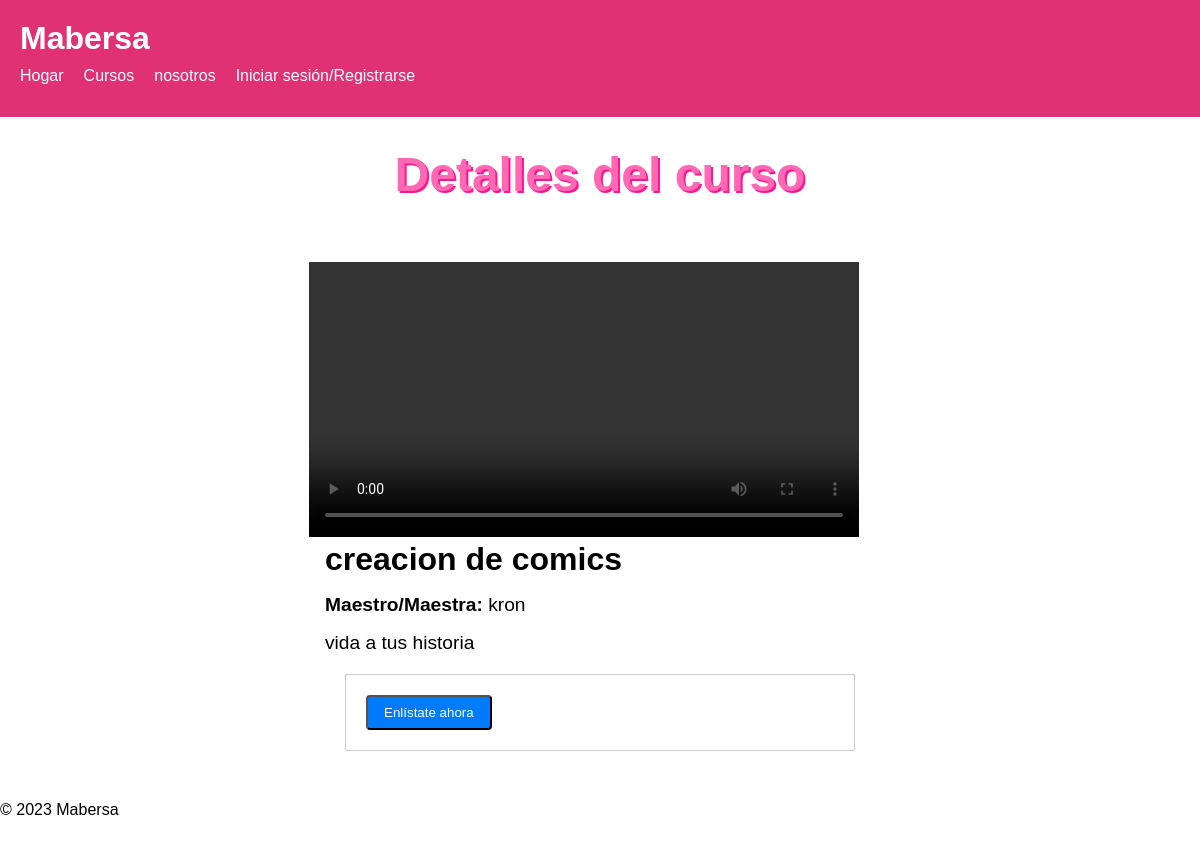
Page /course.php?c_id=8 on the earlier database version.
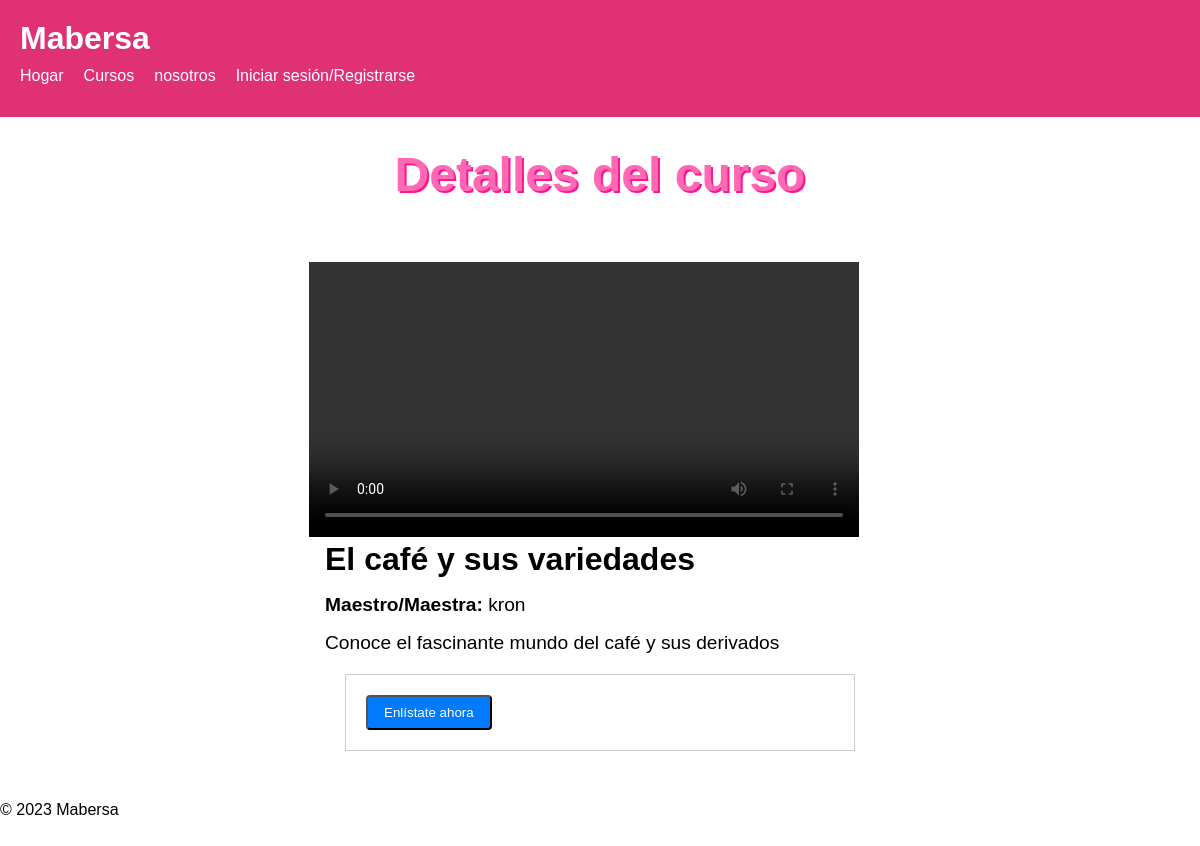
Same page on the later database version.
### tables this page shows
CREATE TABLE `courses` (
  `c_id` int(11) NOT NULL,
  `t_id` int(11) NOT NULL,
  `course_name` varchar(255) NOT NULL,
  `course_description` text DEFAULT NULL,
  `video` varchar(255) DEFAULT NULL,
  `image` varchar(255) DEFAULT NULL,
  `timestamp` timestamp NOT NULL DEFAULT current_timestamp(),
  `approved` tinyint(1) DEFAULT 0
);

### course.php (the view, shortened to what this page needs)
<?php
require_once('db_conn.php');
$show = $info = '';
if (isset($_REQUEST['c_id'])) {
    $c_id = mysqli_real_escape_string($conn,$_REQUEST['c_id']);
    $sql = "SELECT * FROM courses WHERE `c_id` = '$c_id'";
    $result = mysqli_query($conn, $sql);
    $row = mysqli_fetch_assoc($result);
    if (mysqli_num_rows($result) > 0) {
        $t_id = $row['t_id'];
        $sql1 = "SELECT * FROM `users` WHERE `u_id` = '$t_id'";
        $result1 = mysqli_query($conn,$sql1);
        $row1 = mysqli_fetch_assoc($result1);
        $enrolled = false;
        $show .= '<div class="course-container">
            <div class="video-container">
                <video src="./'.$row['video'].'" controls></video>
            </div>
            <div class="course-info">
                <h2>'.$row['course_name'].'</h2>
                <p><b>Maestro/Maestra:</b> '.$row1['name'].'</p>
                <p>'.nl2br($row['course_description']).'</p>';
        if ($enrolled) {
            $show .= '<div class="course-actions">
                <form method="POST" action="">
                    <input type="hidden" name="cancel" value="'.$row['c_id'].'">
                    <button type="submit" class="cancel-btn">Cancelar inscripción</button>
                </form>
            </div>';
        } else {
            $show .= '<div class="course-actions">
                <form method="POST" action="">
                    <input type="hidden" name="enroll" value="'.$row['c_id'].'">
                    <button type="submit" class="enroll-btn">Enlístate ahora</button>
                </form>
            </div>';
        }
        $show .= '</div></div>';
    } else {
        $show = "<div class='error'>No se encontraron cursos.</div>";
    }
}
?>
<!DOCTYPE html>
<html>
<head>
    <link rel="stylesheet" type="text/css" href="./assets/css/style.css">
</head>
<body>
    <?php include('header.php'); ?>
    <main>
        <h1 class="page-title">Detalles del curso</h1>
        <?php echo $show; ?>
    </main>
    <?php include('footer.php'); ?>
</body>
</html>

Differences in the rows shown:
changed courses: course_name "creacion de comics" → "El café y sus variedades"; course_description "vida a tus historia" → "Conoce el fascinante mundo del café y sus derivados"
